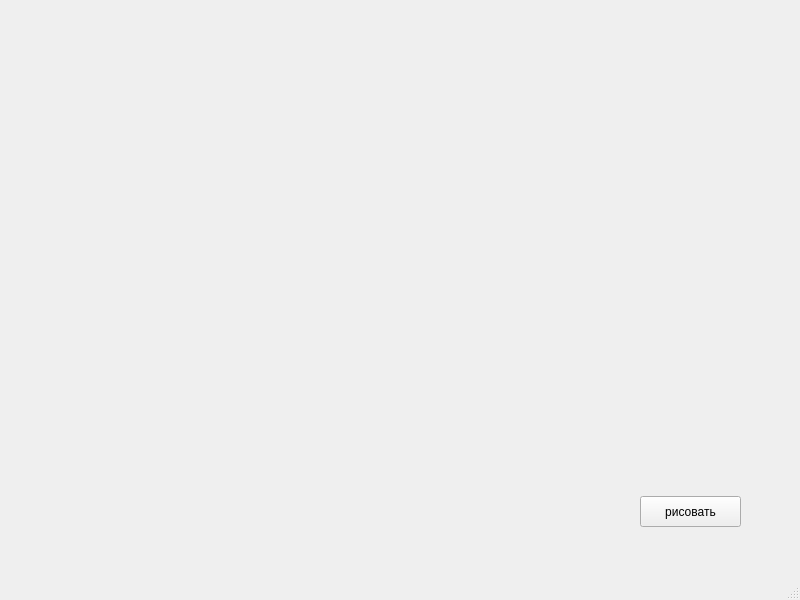
<?xml version="1.0" encoding="UTF-8"?>
<ui version="4.0">
 <class>MainWindow</class>
 <widget class="QMainWindow" name="MainWindow">
  <property name="geometry">
   <rect>
    <x>0</x>
    <y>0</y>
    <width>800</width>
    <height>600</height>
   </rect>
  </property>
  <property name="windowTitle">
   <string>MainWindow</string>
  </property>
  <widget class="QWidget" name="centralwidget">
   <widget class="QPushButton" name="pushButton">
    <property name="geometry">
     <rect>
      <x>640</x>
      <y>496</y>
      <width>101</width>
      <height>31</height>
     </rect>
    </property>
    <property name="text">
     <string>рисовать</string>
    </property>
   </widget>
  </widget>
  <widget class="QMenuBar" name="menubar">
   <property name="geometry">
    <rect>
     <x>0</x>
     <y>0</y>
     <width>800</width>
     <height>18</height>
    </rect>
   </property>
  </widget>
  <widget class="QStatusBar" name="statusbar"/>
 </widget>
 <resources/>
 <connections/>
</ui>
